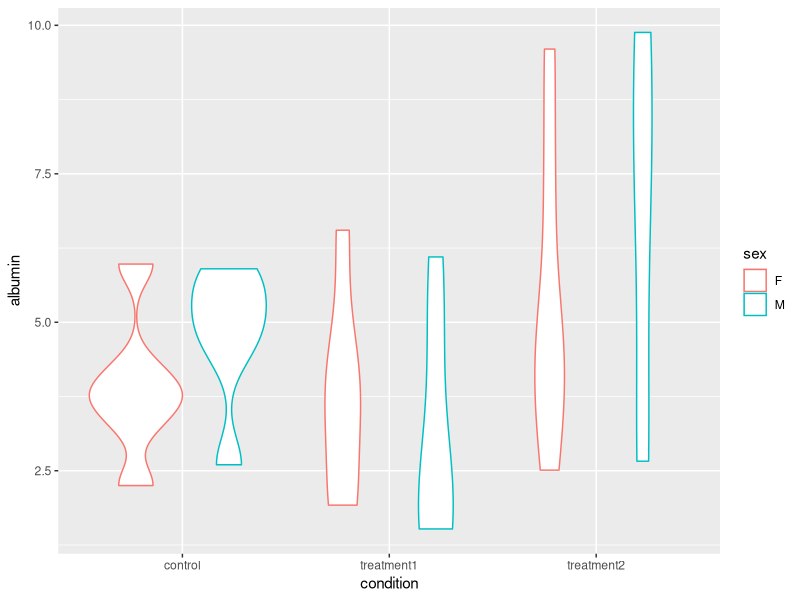

Recreate this plot in R.
## ---- chunk 1
library(tidyverse)
## ---- chunk 2
blood <- read_csv('data/wide_eg.csv')
blood
## ---- chunk 3
blood <- read_csv('data/wide_eg.csv', skip = 2)
blood
## ---- chunk 4
blood$sex
toupper(blood$sex)
blood$sex = toupper(blood$sex)
# Or, using dplyr:
blood = mutate(blood, sex = toupper(sex))
# Note that those accomplish the exact same thing in very different ways. Studying the difference may be useful. 
blood
## ---- chunk 5
gather(blood, key = condition, value = albumin,
       control, treatment1, treatment2)
## ---- chunk 6
blood.tidy <- gather(blood, key = condition, value = albumin,
                     -subject, -sex)
## ---- chunk 7
summarize(group_by(blood.tidy, sex, condition),
          mean(albumin),
          sd(albumin))
## ---- chunk 8
ggplot(blood.tidy, aes(x = condition, y = albumin, color = sex)) +
          geom_violin()
